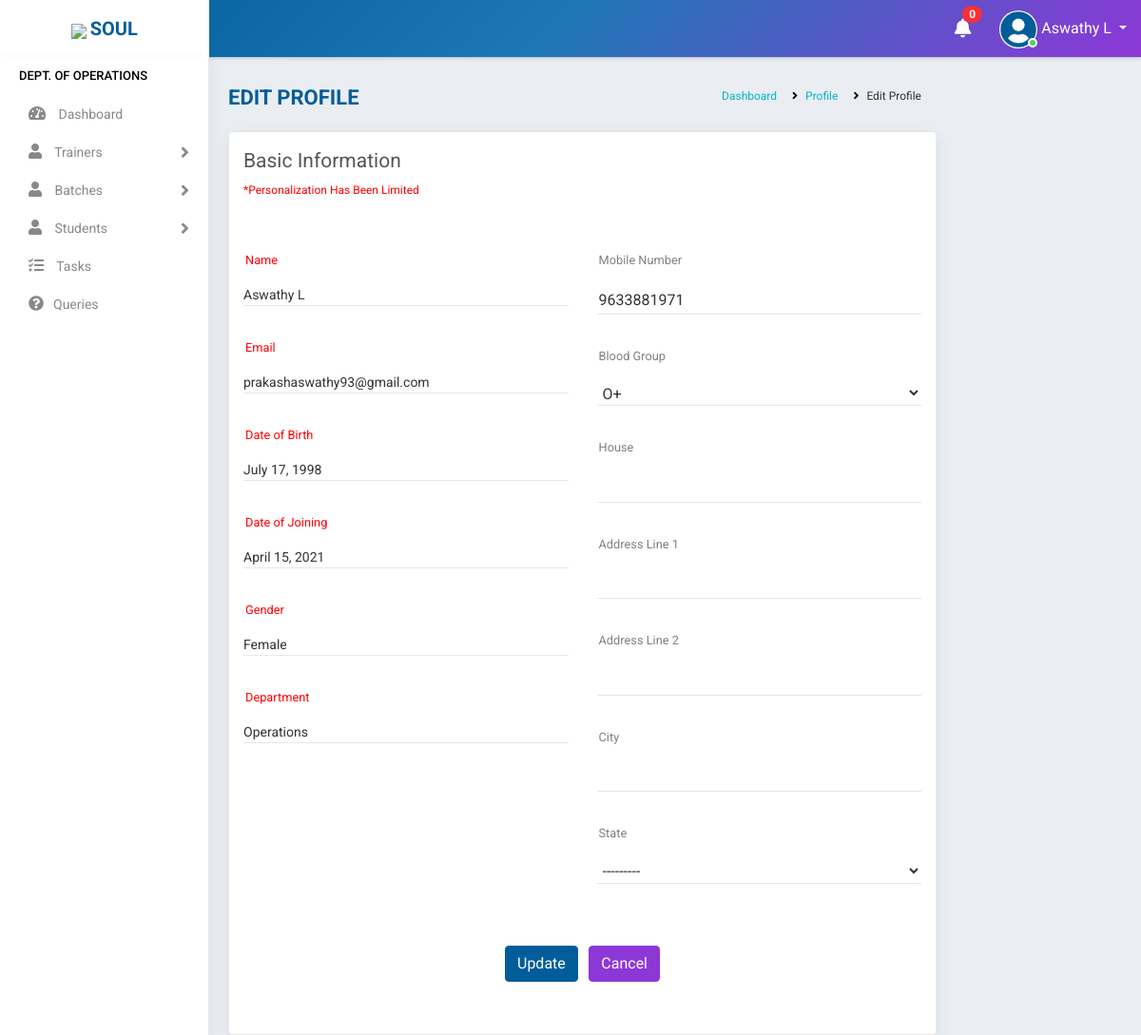
The app's page /profile/update/ (signed in) with its own data.
### accounts/models.py (models this page shows, shortened)
class Staff(models.Model):
    value= (
    ('1', 'Operations'),
    ('2', 'Sales'),
    ('3', 'Trainer'),
    ('4', 'Admin'),
    )
    state = (
    ('Andhra Pradesh','Andhra Pradesh'),
    ('Arunachal Pradesh','Arunachal Pradesh'),
    ('Assam','Assam'),
    ('Bihar','Bihar'),
    ('Chhattisgarh','Chattisgarh'),
    ('Goa','Goa'),
    ('Gujarat','Gujarat'),
    ('Haryana','Haryana'),
    ('Himachal Pradesh','Himachal Pradesh'),
    ('Jharkhand','Jharkhand'),
    ('Karnataka','Karnataka'),
    ('Kerala','Kerala'),
    ('Madhya Pradesh','Madhya Pradesh'),
    ('Maharashtra','Maharashtra'),
    ('Manipur','Manipur'),
    ('Meghalaya','Meghalaya'),
    ('Mizoram','Mizoram'),
    ('Nagaland','Nagaland'),
    ('Odisha','Odisha'),
    ('Rajasthan','Rajasthan'),
    ('Sikkim','Sikkim'),
    ('Tamil Nadu','Tamil Nadu'),
    ('Telangana','Telangana'),
    ('Tripura','Tripura'),
    ('Uttar Pradesh','Uttar Pradesh'),
    ('Uttarakhand','Uttarakhand'),
    ('West Bengal','West Bengal')
    )
    groups = (
        ('AB+', 'AB+'),
        ('AB-', 'AB-'),
        ('A+', 'A+'),
        ('A-', 'A-'),
        ('B+', 'B+'),
        ('B-', 'B-'),
        ('O+', 'O+'),
        ('O-', 'O-'),
        )
    user = models.OneToOneField(User,on_delete=models.CASCADE,null=True,blank=True)
    name = models.CharField(max_length=100,null=True, blank=True)
    empid = models.CharField(max_length=100,null=True, blank=True)
    mobile = models.CharField(max_length=10,null=True, blank=True)
    email = models.EmailField(max_length=200,null=True, blank=True)
    sex = models.CharField(max_length=10,null=True,choices=(('Male','Male'),('Female','Female')), blank=True)
    dob = models.DateField(null=True, blank=True)
    doj = models.DateField(null=True, blank=True)
    blood_group = models.CharField(max_length=100,null=True, blank=True,choices=groups)
    house = models.CharField(max_length=100,null=True, blank=True)
    street =models.CharField(max_length=100,null=True, blank=True)
    street2 =models.CharField(max_length=100,null=True, blank=True)
    city = models.CharField(max_length=100,null=True, blank=True)
    state = models.CharField(max_length=100,null=True,choices=state, blank=True)
    stype = models.CharField(max_length=100,null=True,choices=value, blank=True)
    status = models.CharField(max_length=20,choices=(('Active','Active'),('Inactive','Inactive')),default='Active')
    profile_pic = models.ImageField(null=True, blank=True,default="user-circle-solid.jpg")

### accounts/views.py (the view, shortened to what this page needs)
# urls.py: path('profile/update/', ProfileUpdate.as_view(),name='profile_update'),
class ProfileUpdate(View):
    def get(self, request):
        user=request.user
        if user.is_authenticated:
            note = Notification.objects.filter(receiver=user).filter(status="Not Read").order_by('-datetime')
            no_count = note.count()
            try:
                s= Staff.objects.get(user=user)
                form = ProfileUpdateForm(instance=s)
                return render(request,'accounts/edit_profile.html',{'s':s,'form':form,'no_count':no_count,'note':note})
            except:
                s= Student.objects.get(user=user)
                form = StudentProfileUpdateForm(instance=s)
                return render(request,'students/edit_profile.html',{'s':s,'form':form,'no_count':no_count,'note':note})
        else:
            return redirect('logout')

### accounts/forms.py
class ProfileUpdateForm(ModelForm):
    class Meta:
        model = Staff
        fields ='__all__'
        exclude = ['user','name','empid','email','sex','dob','doj','status','stype','profile_pic']

### accounts/templates/accounts/edit_profile.html (shortened to what this page needs)
{% extends 'accounts/main.html' %}
{% block content %}
    <div class="main-wrapper">
    {% include 'accounts/navbar.html' %}
    {% if s.stype == "1" %}
    {% include 'accounts/sidebar_operations.html' %}
    {% elif s.stype == "2" %}
    {% include 'accounts/sidebar_sales.html' %}
    {% elif s.stype == "3" %}
    {% include 'accounts/sidebar_trainer.html' %}
    {% elif s.stype == "4" %}
    {% include 'accounts/sidebar_admin.html' %}
    {% endif %}
        <div class="container" style="padding-top:80px;padding-left:5%">
            <div class="page-header">
                <div class="row">
                    <div class="col-lg-7 col-md-12 col-sm-12 col-12">
                        <h5 class="text-uppercase">Edit Profile</h5>
                    </div>
                    <div class="col-lg-5 col-md-12 col-sm-12 col-12">
                        <ul class="list-inline breadcrumb float-right">
                            <li class="list-inline-item"><a href="{% url 'home' %}">Dashboard</a></li>
                            <li class="list-inline-item"><a href="{% url 'profile' %}">Profile</a></li>
                            <li class="list-inline-item">Edit Profile</li>
                        </ul>
                    </div>
                </div>
            </div>
            <div class="page-content">
                <div class="row">
                    <div class="col-lg-12 col-md-12 col-sm-12 col-12">
                        <div class="card">
                            <div class="page-title">
                                <div class="row">
                                    <div class="col-lg-12 col-md-12 col-sm-12 col-12">
                                        <div class="page-title">Basic information</div>
                                        <p style="font-size:12px;color:red">*Personalization has been limited</p>
                                    </div>
                                </div>
                            </div>
                            <div class="card-body">
                                <div class="row">
                                    <div class="col-lg-6 col-md-6 col-sm-6 col-12">
                                        <form>
                                            <div class="form-group custom-mt-form-group">
                                                <fieldset style="padding-top:25px">{{s.name}}</fieldset>
                                                <label class="control-label" style="color:red">Name</label><i class="bar"></i>
                                            </div>
                                            <div class="form-group custom-mt-form-group">
                                                <fieldset style="padding-top:25px">{{s.email}}</fieldset>
                                                <label class="control-label" style="color:red">Email</label><i class="bar"></i>
                                            </div>
                                            <div class="form-group custom-mt-form-group">
                                                <fieldset style="padding-top:25px">{{s.dob}}</fieldset>
                                                <label class="control-label" style="color:red">Date of Birth</label><i class="bar"></i>
                                            </div>
                                            <div class="form-group custom-mt-form-group">
                                                <fieldset style="padding-top:25px">{{s.doj}}</fieldset>
                                                <label class="control-label" style="color:red">Date of Joining</label><i class="bar"></i>
                                            </div>
                                            <div class="form-group custom-mt-form-group">
                                                <fieldset style="padding-top:25px">{{s.sex}}</fieldset>
                                                <label class="control-label" style="color:red">Gender</label><i class="bar"></i>
                                            </div>
                                            <div class="form-group custom-mt-form-group">
                                                <fieldset style="padding-top:25px">{{s.get_stype_display}}</fieldset>
                                                <label class="control-label" style="color:red">Department</label><i class="bar"></i>
                                            </div>
                                        </form>
                                    </div>
                                    <div class="col-lg-6 col-md-6 col-sm-6 col-12">
                                        <form method="post" enctype="multipart/form-data" action>
                                            <div class="form-group custom-mt-form-group">
                                                <fieldset style="padding-top:25px">{{form.mobile}}</fieldset>
                                                <label class="control-label">Mobile Number</label><i class="bar"></i>
                                            </div>
                                            <div class="form-group custom-mt-form-group">
                                                <fieldset style="padding-top:25px">{{form.blood_group}}</fieldset>
                                                <label class="control-label" >Blood Group</label><i class="bar"></i>
                                            </div>
                                            <div class="form-group custom-mt-form-group">
                                                <fieldset style="padding-top:25px">{{form.house}}</fieldset>
                                                <label class="control-label">House</label><i class="bar"></i>
                                            </div>
                                            <div class="form-group custom-mt-form-group">
                                                <fieldset style="padding-top:25px">{{form.street}}</fieldset>
                                                <label class="control-label">Address Line 1</label><i class="bar"></i>
                                            </div>
                                            <div class="form-group custom-mt-form-group">
                                                <fieldset style="padding-top:25px">{{form.street2}}</fieldset>
                                                <label class="control-label">Address Line 2</label><i class="bar"></i>
                                            </div>
                                            <div class="form-group custom-mt-form-group">
                                                <fieldset style="padding-top:25px">{{form.city}}</fieldset>
                                                <label class="control-label">City</label><i class="bar"></i>
                                            </div>
                                            <div class="form-group custom-mt-form-group">
                                                <fieldset style="padding-top:25px">{{form.state}}</fieldset>
                                                <label class="control-label">State</label><i class="bar"></i>
                                            </div>
                                    </div>
                                    <div class="col-lg-12 col-md-12 col-sm-12 col-12">
                                            <div class="form-group text-center custom-mt-form-group">
                                                <button type="submit"class="btn btn-primary mr-2" type="submit">Update</button>
                                                <a href="{% url 'home' %}" class="btn btn-secondary" >Cancel</a>
                                            </div>
                                    </div>
                                </div>
                            </div>
                        </div>
                    </div>
                </div>
            </div>
        </div>
    </div>
    {% endblock %}

### accounts/templates/accounts/navbar.html (shortened to what this page needs)
<div class="header">
    <div class="header-left">
        <a href="https://www.teqstories.com" class="logo">
            <img src="https://www.teqstories.com/assets/images/Blue.png" style="height: 40px;width:auto;">
            <span class="text-uppercase"><b>Soul</b></span>
        </a>
    </div>
    <div class="page-title-box float-left">
    </div>
    <ul class="nav user-menu float-right">
        {% include 'accounts/mini/notify.html' %}
        <li class="nav-item dropdown has-arrow">
            <a href="#" class="dropdown-toggle nav-link user-link" data-toggle="dropdown">
                <span class="user-img">
                    {% if request.user.staff.profile_pic %}
                    <img class="rounded-circle" src="{{request.user.staff.profile_pic.url}}" width="40" height="40" alt="Admin">
                    {% endif %}
                    <span class="status online"></span></span>
                <span>{{request.user.staff.name|title}}</span>
            </a>
        </li>
    </ul>
</div>

### records on screen
Staff: name "Aswathy L", email "prakashaswathy93@gmail.com", dob "July 17, 1998", doj "April 15, 2021", sex "Female", stype "Operations", mobile "9633881971", blood_group "O+", state "---------"

### other values on screen
{{ no_count }} "0"
{{ request.user.staff.name|title }} "Aswathy L"
